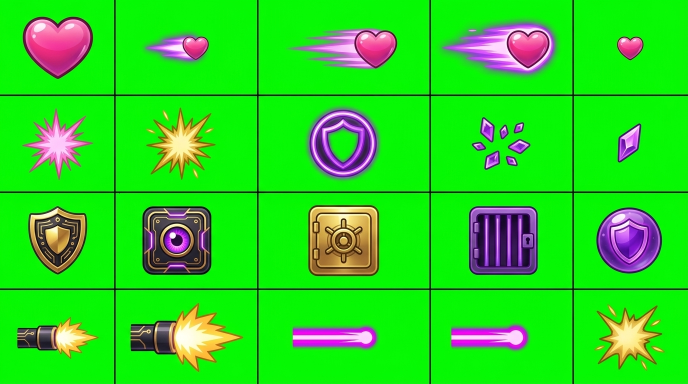
#> input picture games/shadow-ops-canvas/assets/mission/higgsfield_fx_repair_source_20260624.jpeg, 1376 x 768 px (shown at 1/2 size)
$ python integrate_higgsfield_fx_repair.py
#> lines starting #> are read from the running program, lines starting #| are printed output that depends on the picture
from __future__ import annotations

import json
import math
from pathlib import Path

from PIL import Image, ImageDraw, ImageFilter


ROOT = Path(__file__).resolve().parents[1]
ASSETS = ROOT / "assets"

SOURCE = ASSETS / "mission" / "higgsfield_fx_repair_source_20260624.jpeg"
ALPHA_SOURCE = ASSETS / "mission" / "higgsfield_fx_repair_alpha_20260624.png"
RUNTIME = ASSETS / "mission" / "higgsfield_fx_repair_runtime_v1.png"
REPORT = ROOT / "docs" / "higgsfield-fx-repair-report.json"

COLS = 5
ROWS = 4
CELL = 256


def key_green(image: Image.Image) -> Image.Image:
    rgba = image.convert("RGBA")
    pixels = []
    for r, g, b, a in rgba.getdata():
        green = (
            (g > 145 and g > r * 1.32 and g > b * 1.32)
            or (g > 70 and r < 80 and b < 80 and g > r * 1.08 and g > b * 1.08)
            or (g > 34 and r < 8 and b < 8)
        )
        black_grid = r < 18 and g < 26 and b < 18
        if green or black_grid:
            pixels.append((0, 0, 0, 0))
        else:
            # Nudge away tiny spill without damaging yellow/magenta glows.
            if g > max(r, b) + 28 and g > 80:
                g = max(r, b) + 18
            pixels.append((r, g, b, a))
    out = Image.new("RGBA", rgba.size)
    out.putdata(pixels)
    return out


def remove_green_spill(image: Image.Image) -> Image.Image:
    rgba = image.convert("RGBA")
    pixels = []
    for r, g, b, a in rgba.getdata():
        if a == 0:
            pixels.append((r, g, b, a))
            continue
        hard_green = (
            g > 96
            and g > r * 1.18
            and g > b * 1.18
            and r < 150
            and b < 150
        )
        dark_green = g > 42 and r < 20 and b < 20
        if hard_green or dark_green:
            pixels.append((0, 0, 0, 0))
            continue
        if g > max(r, b) + 34 and r < 170 and b < 190:
            g = max(r, b) + 20
        pixels.append((r, g, b, a))
    out = Image.new("RGBA", rgba.size)
    out.putdata(pixels)
    return out


def alpha_bbox(image: Image.Image):
    return image.convert("RGBA").getchannel("A").getbbox()


def paste_fit(canvas: Image.Image, sprite: Image.Image, index: int, padding: int = 18) -> bool:
    bbox = alpha_bbox(sprite)
    if not bbox:
        return False
    crop = sprite.crop(bbox)
    max_w = CELL - padding * 2
    max_h = CELL - padding * 2
    scale = min(max_w / crop.width, max_h / crop.height)
    size = (max(1, round(crop.width * scale)), max(1, round(crop.height * scale)))
    crop = crop.resize(size, Image.Resampling.LANCZOS)
    x = (index % COLS) * CELL + (CELL - crop.width) // 2
    y = (index // COLS) * CELL + (CELL - crop.height) // 2
    canvas.alpha_composite(crop, (x, y))
    return True


def source_cell(image: Image.Image, index: int) -> Image.Image:
    col = index % COLS
    row = index // COLS
    w, h = image.size
    inset = 8
    x0 = round(col * w / COLS) + inset
    y0 = round(row * h / ROWS) + inset
    x1 = round((col + 1) * w / COLS) - inset
    y1 = round((row + 1) * h / ROWS) - inset
    return image.crop((x0, y0, x1, y1))


def build_runtime(source: Image.Image) -> Image.Image:
    cleaned = key_green(source)
    cleaned.save(ALPHA_SOURCE)
    out = Image.new("RGBA", (CELL * COLS, CELL * ROWS), (0, 0, 0, 0))
    for index in range(COLS * ROWS):
        cell = source_cell(cleaned, index)
        # Keep beams and muzzle flashes slightly wider.
        padding = 12 if index in {15, 16, 17, 18} else 18
        paste_fit(out, cell, index, padding=padding)
    repair_frames(out)
    return remove_green_spill(out)


def clear_cell(sheet: Image.Image, index: int) -> None:
    x = (index % COLS) * CELL
    y = (index // COLS) * CELL
    sheet.paste((0, 0, 0, 0), (x, y, x + CELL, y + CELL))


def put_cell(sheet: Image.Image, index: int, cell: Image.Image) -> None:
    x = (index % COLS) * CELL
    y = (index // COLS) * CELL
    sheet.alpha_composite(cell, (x, y))


def heart_points(cx: float, cy: float, scale: float):
    points = []
    for step in range(144):
        t = (math.pi * 2 * step) / 144
        x = 16 * math.sin(t) ** 3
        y = 13 * math.cos(t) - 5 * math.cos(2 * t) - 2 * math.cos(3 * t) - math.cos(4 * t)
        points.append((cx + x * scale, cy - y * scale))
    return points


def draw_heart(draw: ImageDraw.ImageDraw, cx: int, cy: int, scale: float) -> None:
    pts = heart_points(cx, cy, scale)
    draw.line(pts + [pts[0]], fill=(20, 10, 28, 255), width=max(6, round(scale * 3)), joint="curve")
    draw.line(pts + [pts[0]], fill=(255, 214, 109, 255), width=max(3, round(scale * 1.35)), joint="curve")
    draw.polygon(pts, fill=(255, 65, 150, 255))
    draw.line(pts + [pts[0]], fill=(255, 232, 246, 205), width=max(1, round(scale * 0.8)), joint="curve")
    draw.ellipse((cx - scale * 3.8, cy - scale * 4.8, cx + scale * 1.2, cy - scale * 1.2), fill=(255, 239, 249, 135))


def make_heart_projectile(frame: int) -> Image.Image:
    cell = Image.new("RGBA", (CELL, CELL), (0, 0, 0, 0))
    d = ImageDraw.Draw(cell)
    specs = {
        2: {"heart": (150, 130, 2.42), "tail": 78, "wide": 22},
        3: {"heart": (164, 128, 2.92), "tail": 112, "wide": 30},
        4: {"heart": (162, 128, 3.02), "tail": 104, "wide": 28},
        5: {"heart": (142, 130, 2.28), "tail": 56, "wide": 18},
    }[frame]
    cx, cy, scale = specs["heart"]
    tail = specs["tail"]
    wide = specs["wide"]
    start = max(24, cx - tail)
    end = cx - round(scale * 3.6)
    glow = Image.new("RGBA", (CELL, CELL), (0, 0, 0, 0))
    gd = ImageDraw.Draw(glow)
    for offset, color in enumerate([(166, 34, 255, 115), (255, 67, 166, 145), (255, 214, 109, 70)]):
        gd.polygon([(start + offset * 5, cy), (end, cy - 7 - offset), (end, cy + 7 + offset), (start + offset * 5, cy)], fill=color)
    glow = glow.filter(ImageFilter.GaussianBlur(8))
    cell.alpha_composite(glow)
    d = ImageDraw.Draw(cell)
    d.polygon([(start, cy), (end, cy - 8), (end, cy + 8)], fill=(166, 34, 255, 180))
    d.polygon([(start + 14, cy), (end - 4, cy - 4), (end - 4, cy + 4)], fill=(255, 80, 180, 210))
    for i in range(5):
        px = start + 16 + i * max(10, tail // 6)
        py = cy + (-1 if i % 2 else 1) * (wide * 0.48 + i % 3)
        d.ellipse((px - 3, py - 3, px + 3, py + 3), fill=(255, 227, 125, 170))
    halo = Image.new("RGBA", (CELL, CELL), (0, 0, 0, 0))
    hd = ImageDraw.Draw(halo)
    hd.ellipse((cx - scale * 12, cy - scale * 11, cx + scale * 12, cy + scale * 11), fill=(255, 57, 162, 70))
    halo = halo.filter(ImageFilter.GaussianBlur(9))
    cell.alpha_composite(halo)
    draw_heart(ImageDraw.Draw(cell), cx, cy, scale)
    return cell


def repair_frames(sheet: Image.Image) -> None:
    # User-called frames are 1-indexed; replace 2-5 with contained,
    # centered heart projectile cells so the trail never crosses frame bounds.
    for frame_number in (2, 3, 4, 5):
        index = frame_number - 1
        clear_cell(sheet, index)
        put_cell(sheet, index, make_heart_projectile(frame_number))


def audit_sheet(path: Path):
    image = Image.open(path).convert("RGBA")
    clipped = []
    empty = []
    green_pixels = 0
    for index in range(COLS * ROWS):
        x = (index % COLS) * CELL
        y = (index // COLS) * CELL
        cell = image.crop((x, y, x + CELL, y + CELL))
        bbox = alpha_bbox(cell)
        if not bbox:
            empty.append(index + 1)
            continue
        margin = min(bbox[0], bbox[1], CELL - bbox[2], CELL - bbox[3])
        if margin < 2:
            clipped.append({"frame": index + 1, "margin": margin, "bbox": bbox})
        green_pixels += sum(1 for r, g, b, a in cell.getdata() if a > 0 and g > 145 and g > r * 1.28 and g > b * 1.28)
    return {
        "path": str(path.relative_to(ROOT)),
        "size": list(image.size),
        "empty": empty,
        "clipped": clipped,
        "green_pixels": green_pixels,
    }


def main():
    RUNTIME.parent.mkdir(parents=True, exist_ok=True)
    REPORT.parent.mkdir(parents=True, exist_ok=True)
    runtime = build_runtime(Image.open(SOURCE))
#> the loop in key_green, `for r, g, b, a in rgba.getdata():` made 1056768 passes
#> (r, b) on passes 1 to 3: (2, 4), (3, 4), (4, 4)
#> after the loop in key_green, `for r, g, b, a in rgba.getdata():`: pixels = 1056768 items
#> in key_green, `out = Image.new("RGBA", rgba.size)`: out: PIL image 1376x768 RGBA; every value is 0
#> in key_green, `out.putdata(pixels)`:
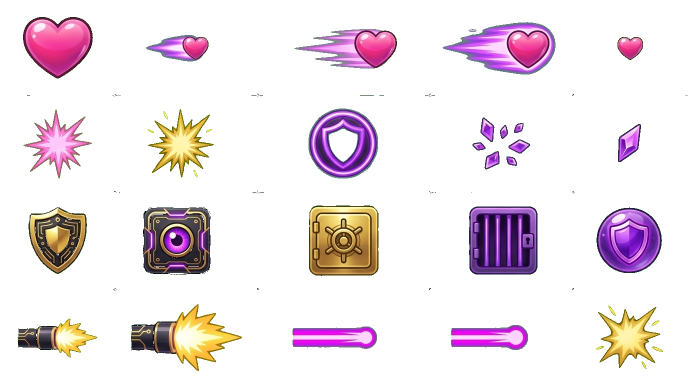
#> out: PIL image 1376x768 RGBA (shown at 1/2 size); mean R, G, B, A 30.4, 19.5, 24.8, 47.6; transparent parts drawn white
#> in build_runtime, source is the input picture: PIL image 1376x768 RGB; mean R, G, B 38.5, 213.7, 30.3
#> in build_runtime, `out = Image.new("RGBA", (CELL * COLS, CELL * ROWS), (0, 0, 0, 0))`: out: PIL image 1280x1024 RGBA; every value is 0
#> the loop in build_runtime, `for index in range(COLS * ROWS):` made 20 passes
#> bbox in paste_fit on passes 1 to 12: (38, 26, 178, 149), (9, 62, 134, 115), (31, 50, 236, 129), (51, 36, 259, 141), (0, 66, 177, 112), (39, 19, 176, 157), (12, 18, 145, 155), (59, 17, 199, 157), (111, 35, 226, 139), (127, 48, 173, 124), (49, 22, 166, 156), (3, 22, 139, 157)
#> pass 1, in build_runtime, `cell = source_cell(cleaned, index)`:
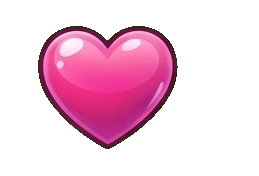
#> cell: PIL image 259x176 RGBA; mean R, G, B, A 56.7, 20.7, 38.6, 70.4; transparent parts drawn white
#> pass 1, in paste_fit, `crop = crop.resize(size, Image.Resampling.LANCZOS)`:
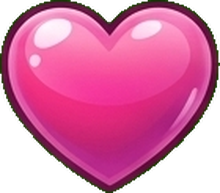
#> crop: PIL image 220x193 RGBA; mean R, G, B, A 150.8, 56.3, 102.3, 186.4; transparent parts drawn white
#> the loop in repair_frames, `for frame_number in (2, 3, 4, 5):` made 4 passes
#> pass 1, in make_heart_projectile, `halo = halo.filter(ImageFilter.GaussianBlur(9))`:
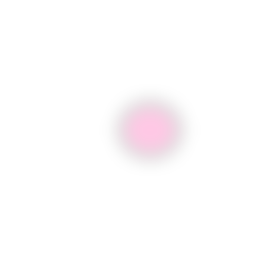
#> halo: PIL image 256x256 RGBA; mean R, G, B, A 9.9, 2.2, 6.3, 2.7; transparent parts drawn white
#> after the loop in repair_frames, `for frame_number in (2, 3, 4, 5):`:
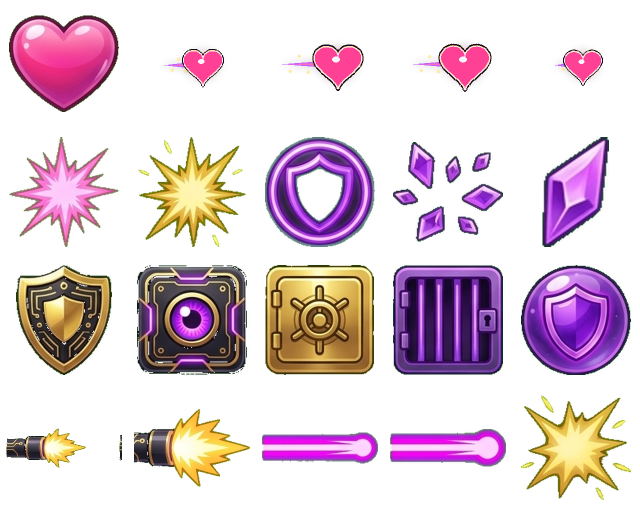
#> sheet: PIL image 1280x1024 RGBA (shown at 1/2 size); mean R, G, B, A 53.5, 34.6, 43.1, 83.4; transparent parts drawn white
#> after the loop in remove_green_spill, `for r, g, b, a in rgba.getdata():`: pixels = 1310720 items
    runtime.save(RUNTIME)
    report = {
        "source": str(SOURCE.relative_to(ROOT)),
        "outputs": {
            "alpha": str(ALPHA_SOURCE.relative_to(ROOT)),
            "runtime": str(RUNTIME.relative_to(ROOT)),
        },
        "audit": audit_sheet(RUNTIME),
    }
#> the loop in audit_sheet, `for index in range(COLS * ROWS):` made 20 passes
#> (bbox, margin, green_pixels) on passes 1 to 12: ((18, 31, 238, 224), 18, 0), ((60, 84, 201, 176), 55, 0), ((40, 75, 221, 182), 35, 0), ((46, 74, 220, 184), 36, 0), ((74, 85, 191, 175), 65, 0), ((19, 18, 237, 238), 18, 1), ((21, 18, 235, 238), 18, 5), ((18, 18, 238, 238), 18, 5), ((18, 28, 238, 227), 18, 5), ((61, 18, 194, 238), 18, 5), ((32, 18, 224, 238), 18, 6), ((18, 19, 238, 237), 18, 6)
#> pass 1, in audit_sheet, `cell = image.crop((x, y, x + CELL, y + CELL))`:
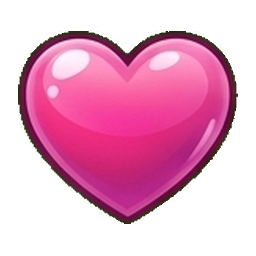
#> cell: PIL image 256x256 RGBA; mean R, G, B, A 97.6, 36, 66.3, 120.6; transparent parts drawn white
#> after the loop in audit_sheet, `for index in range(COLS * ROWS):`:
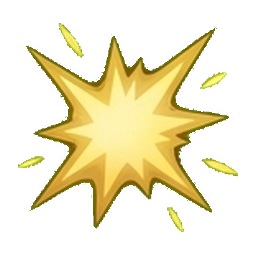
#> cell: PIL image 256x256 RGBA; mean R, G, B, A 67, 59.6, 25.4, 76.1; transparent parts drawn white
#> after the loop in audit_sheet, `for index in range(COLS * ROWS):`: clipped = []; green_pixels = 11
    REPORT.write_text(json.dumps(report, indent=2), encoding="utf-8")
    print(json.dumps(report, indent=2))
#> (printed output is left out)


if __name__ == "__main__":
    main()
